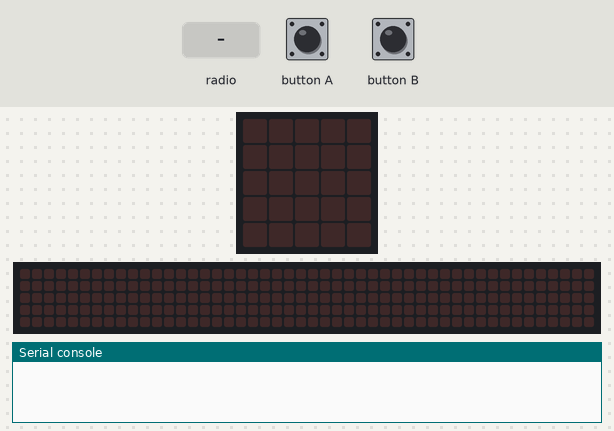
Bench run of a program on a simulated BBC micro:bit (MakeCode). On the bench: the board's 5×5 LED display, a strip that is not on the board, showing the scrolling text unrolled, the last lines printed to the serial console. The test bench sets the inputs (shaded band). No radio messages arrive unless stated (any console line starting 'radio sent:' is added by the test bench); the 48×5 strip is a reading aid, not a part: it shows the text the display is scrolling, unrolled, one strip-width of it at a time.

Above: at 1.2 s.
1.3 s: radio message "I love LYC!" arrives
At 3.0 s:
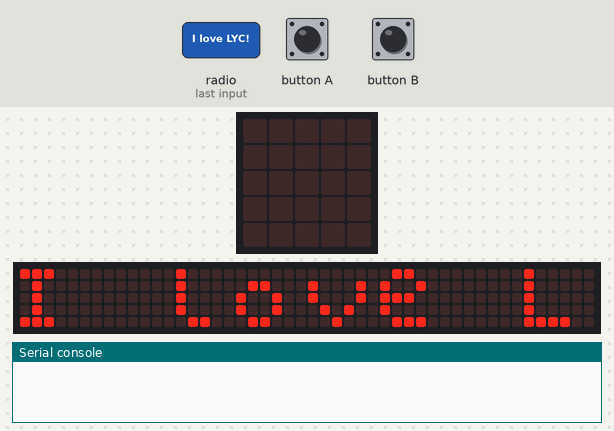
4.3 s: button A pressed for 0.15 s
7.3 s: radio message "ICT is fun!" arrives
10.3 s: button B pressed for 0.15 s
At 15.8 s:
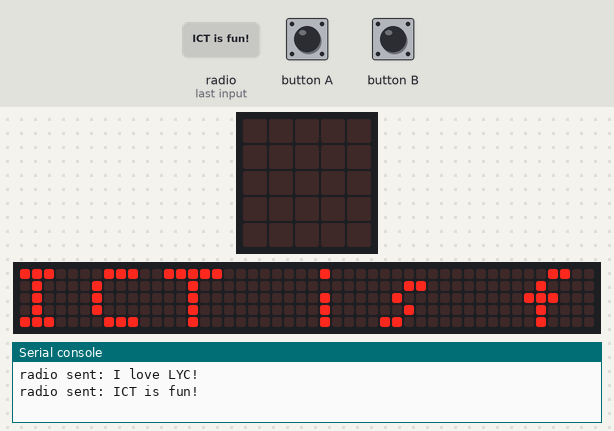

Measured:
- after the input at 1.3 s, the display: changes at once (image 1)
- what the display in image 1 shows lasts 0.9 s, from 2.5 s to 3.4 s
- what the display in image 2 shows lasts 0.6 s, from 15.4 s to 16.0 s

The program:

main.ts
```typescript
input.onButtonPressed(Button.A, function () {
    radio.sendString("I love LYC!")
})
radio.onReceivedString(function (receivedString) {
    basic.showString(receivedString)
})
input.onButtonPressed(Button.B, function () {
    radio.sendString("ICT is fun!")
})
radio.setGroup(123)
```

test.ts
```typescript
// 在這裡測試；當此封包作為擴充功能時，將不會編譯此內容。
```
